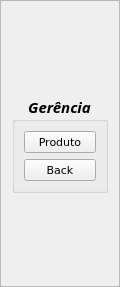
        <widget class="QFrame" name="Gerencia_Frame">
         <property name="geometry">
          <rect>
           <x>0</x>
           <y>0</y>
           <width>120</width>
           <height>287</height>
          </rect>
         </property>
         <property name="autoFillBackground">
          <bool>true</bool>
         </property>
         <property name="frameShape">
          <enum>QFrame::StyledPanel</enum>
         </property>
         <property name="frameShadow">
          <enum>QFrame::Raised</enum>
         </property>
         <layout class="QGridLayout" name="gridLayout_16">
          <item row="0" column="0">
           <widget class="QGroupBox" name="GerenciaMenu">
            <property name="enabled">
             <bool>true</bool>
            </property>
            <property name="sizePolicy">
             <sizepolicy hsizetype="Fixed" vsizetype="Fixed">
              <horstretch>0</horstretch>
              <verstretch>0</verstretch>
             </sizepolicy>
            </property>
            <property name="minimumSize">
             <size>
              <width>10</width>
              <height>0</height>
             </size>
            </property>
            <property name="sizeIncrement">
             <size>
              <width>0</width>
              <height>0</height>
             </size>
            </property>
            <property name="font">
             <font>
              <family>Sitka Display</family>
              <pointsize>11</pointsize>
              <weight>75</weight>
              <italic>true</italic>
              <bold>true</bold>
              <strikeout>false</strikeout>
              <kerning>true</kerning>
             </font>
            </property>
            <property name="title">
             <string>Gerência</string>
            </property>
            <property name="alignment">
             <set>Qt::AlignCenter</set>
            </property>
            <layout class="QGridLayout" name="gridLayout_17">
             <item row="0" column="0">
              <widget class="QPushButton" name="Ger_Button1">
               <property name="font">
                <font>
                 <family>Verdana</family>
                 <pointsize>8</pointsize>
                 <weight>50</weight>
                 <italic>false</italic>
                 <bold>false</bold>
                </font>
               </property>
               <property name="text">
                <string>Produto</string>
               </property>
              </widget>
             </item>
             <item row="2" column="0">
              <widget class="QPushButton" name="GereBack_Button">
               <property name="font">
                <font>
                 <family>Verdana</family>
                 <pointsize>8</pointsize>
                 <weight>50</weight>
                 <italic>false</italic>
                 <bold>false</bold>
                </font>
               </property>
               <property name="text">
                <string>Back</string>
               </property>
              </widget>
             </item>
            </layout>
           </widget>
          </item>
         </layout>
        </widget>
